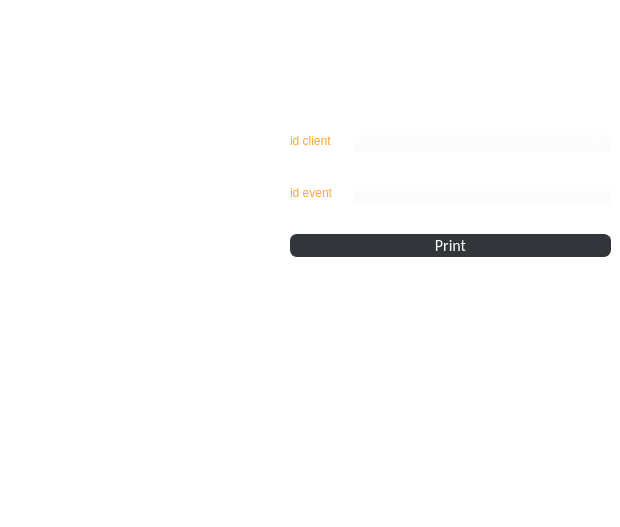
        <widget class="QWidget" name="AddTickets">
         <property name="styleSheet">
          <string notr="true">background-color: rgba(255, 255, 255, 0);</string>
         </property>
         <attribute name="title">
          <string>Add</string>
         </attribute>
         <widget class="QWidget" name="formLayoutWidget">
          <property name="geometry">
           <rect>
            <x>290</x>
            <y>130</y>
            <width>321</width>
            <height>388</height>
           </rect>
          </property>
          <layout class="QFormLayout" name="formLayout">
           <property name="horizontalSpacing">
            <number>20</number>
           </property>
           <property name="verticalSpacing">
            <number>30</number>
           </property>
           <item row="2" column="0" colspan="2">
            <widget class="QPushButton" name="PrintTicketButton">
             <property name="styleSheet">
              <string notr="true">QPushButton
{
	background-color:rgb(50, 53, 57);
	border-style:solid;
	border-radius:7px;
	border-width:1px;
border-color: rgb(50, 53, 57);
	color:#ffffff;
	font-size:16px;
font-family:Calibri;
}

QPushButton:hover
{
	background-color: #00000000;
	border-color: rgb(30, 227, 0);
	/*color:rgb(30, 227, 0);*/
}

QPushButton:focus
{
	background-color:  rgb(30, 227, 0);
	border-color: rgba(30, 227, 0,0);
	color:rgb(255, 255, 255);
}
</string>
             </property>
             <property name="text">
              <string>Print</string>
             </property>
            </widget>
           </item>
           <item row="0" column="1">
            <widget class="QComboBox" name="ClientComboBox">
             <property name="styleSheet">
              <string notr="true">color: rgb(255, 255, 255);</string>
             </property>
            </widget>
           </item>
           <item row="1" column="1">
            <widget class="QComboBox" name="EventComboBox">
             <property name="styleSheet">
              <string notr="true">color: rgb(255, 255, 255);</string>
             </property>
            </widget>
           </item>
           <item row="0" column="0">
            <widget class="QLabel" name="label">
             <property name="styleSheet">
              <string notr="true">color: rgb(249, 167, 43);</string>
             </property>
             <property name="text">
              <string>id client</string>
             </property>
            </widget>
           </item>
           <item row="1" column="0">
            <widget class="QLabel" name="label_2">
             <property name="styleSheet">
              <string notr="true">color: rgb(249, 167, 43);</string>
             </property>
             <property name="text">
              <string>id event</string>
             </property>
            </widget>
           </item>
          </layout>
         </widget>
        </widget>
